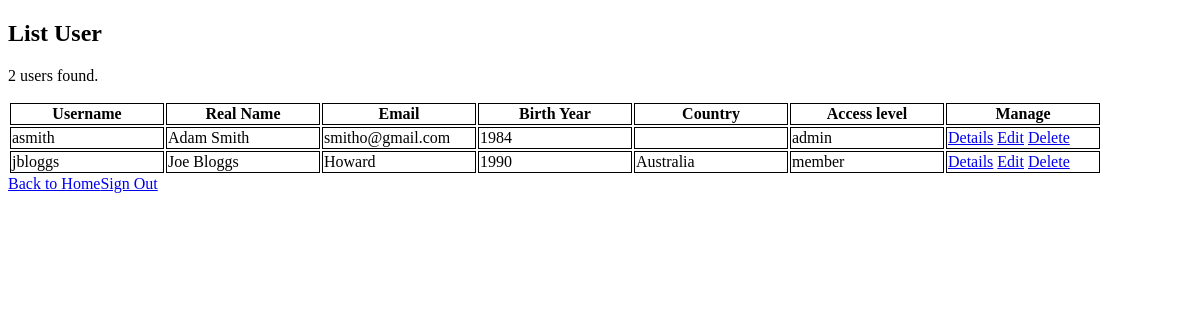
Page /php/listUsers.php (signed in) on the earlier database version.
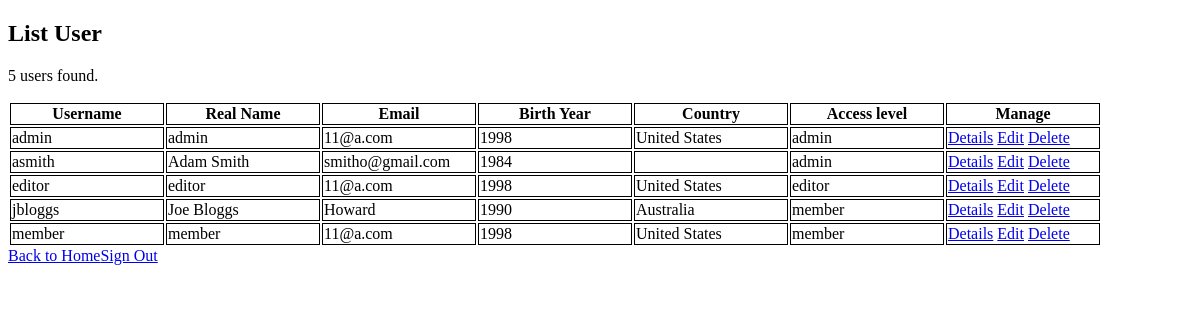
Same page on the later database version.
### tables this page shows
CREATE TABLE `users` (
  `username` varchar(100) NOT NULL,
  `real_name` varchar(50) NOT NULL,
  `email` varchar(100) NOT NULL,
  `birth_year` int(4) UNSIGNED NOT NULL,
  `country` varchar(50) NOT NULL,
  `password` varchar(50) NOT NULL,
  `access_level` varchar(10) NOT NULL
);

### php/listUsers.php (the view, shortened to what this page needs)
<?php
  @ $db = new mysqli('localhost', 'root', 't00r', 'movietalkat1');
  ?>
<!DOCTYPE html>
<html>
<head>
</head>
<body>
<h2><strong>List User</strong></h2>
<?php
  $query = "SELECT * FROM users ORDER BY username";
  $results = $db->query($query);
  echo '<p>'.$results->num_rows.' users found.</p>';
  echo '<table><tr>';
  echo '<th>Username</th><th>Real Name</th><th>Email</th><th>Birth Year</th><th>Country</th><th>Access level</th><th>Manage</th>';
  echo '</tr>';
  while ($row = $results->fetch_assoc())
  {
      echo '<td>'.$row['username'].'</td>';
      echo '<td>'.$row['real_name'].'</td>';
      echo '<td>'.$row['email'].'</td>';
      echo '<td>'.$row['birth_year'].'</td>';
      echo '<td>'.$row['country'].'</td>';
      echo '<td>'.$row['access_level'].'</td>';
      echo '<td><a href="userDetails.php?username='.$row['username'].'"">Details</a> ';
	    echo '<a href="editUser.php?edit_id='.$row['username'].'">Edit</a> ';
	    echo '<a href="listUsers.php?del_id='.$row['username'].'"
	    onclick="return confirm(\'Are you sure you want to delete this user?\');">Delete</a></td></tr>';
  }
  echo '</table>';
  echo '<a href="../index.php">Back to Home</a>';
  echo '<a href="../logout.php">Sign Out</a>';
  ?>
  </body>
</html>

### php/listUsers.php (style rules this page uses)
th,td { border: 1px solid black; width: 150px; }

Differences in the rows shown:
added users: username "admin", real_name "admin", email "11@a.com", birth_year "1998", country "United States", access_level "admin"
added users: username "editor", real_name "editor", email "11@a.com", birth_year "1998", country "United States", access_level "editor"
added users: username "member", real_name "member", email "11@a.com", birth_year "1998", country "United States", access_level "member"
Other differences:
$results->num_rows: "2" → "5"
